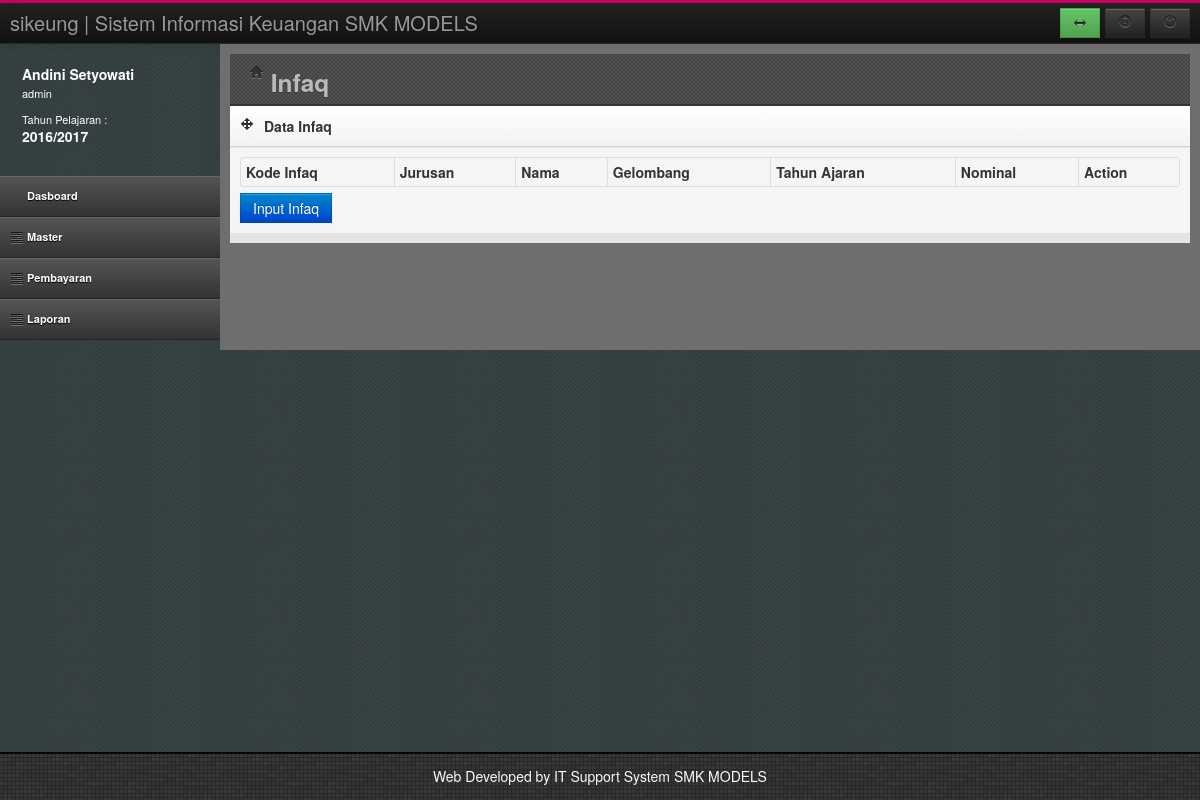
Page /index.php?page=infaq (signed in) on the earlier database version.
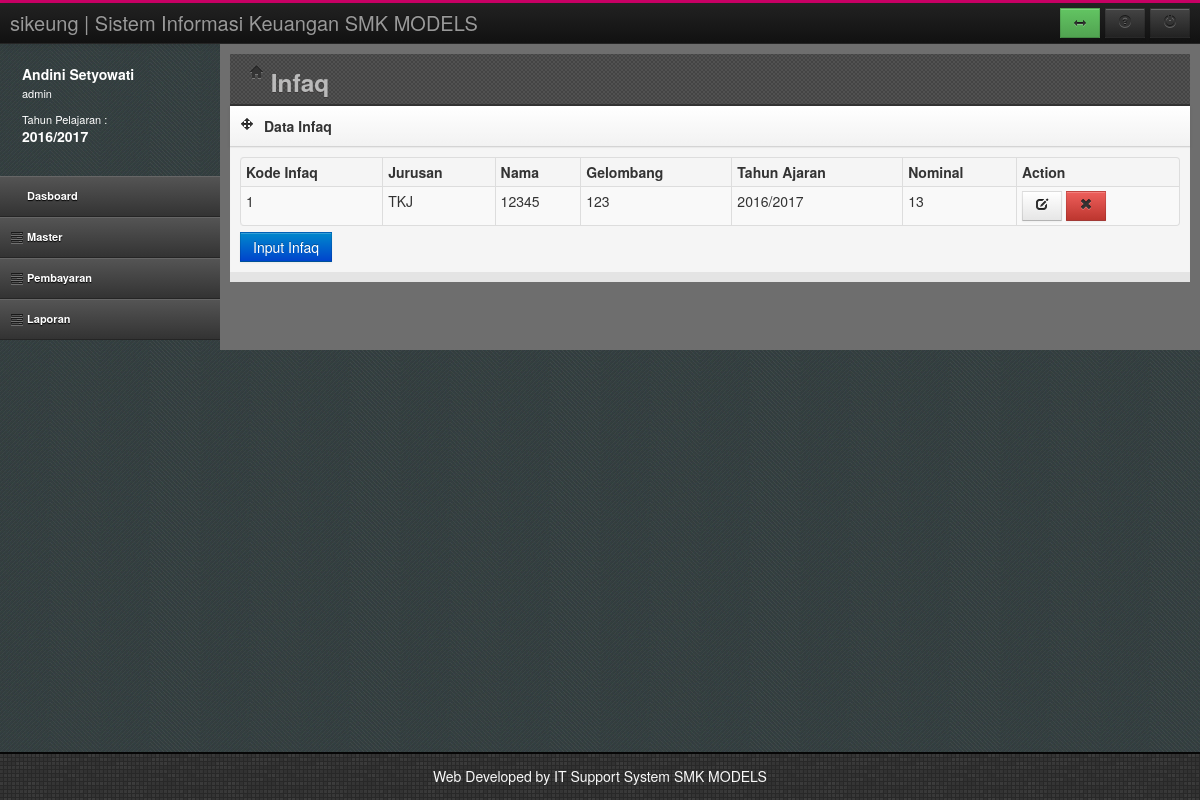
Same page on the later database version.
### tables this page shows
CREATE TABLE `danainfaq` (
  `kodedanainfaq` int(11) NOT NULL AUTO_INCREMENT,
  `Kode_Jur` int(11) DEFAULT NULL,
  `Nama` varchar(50) DEFAULT NULL,
  `Gelombang` varchar(15) DEFAULT NULL,
  `TahunAjaran` varchar(11) DEFAULT NULL,
  `Nominal` int(11) DEFAULT NULL,
  PRIMARY KEY (`kodedanainfaq`)
);

CREATE TABLE `jurusan` (
  `KODE_JUR` int(11) NOT NULL AUTO_INCREMENT,
  `NAMA_JUR` varchar(50) DEFAULT NULL,
  PRIMARY KEY (`KODE_JUR`)
);

### infaq.php (the view, shortened to what this page needs)
<header class="head">
	<div class="main-bar">
		<h3><i class="icon-home"></i> Infaq</h3>
	</div>
</header>
<div class="row-fluid">
	<div class="span12">
		<div class="box">
			<header>
				<div class="icons"><i class="icon-move"></i></div>
				<h5>Data Infaq</h5>
			</header>
			<div id="collapse4" class="body">
				<table id="dataTable" class="table table-bordered table-condensed table-hover table-striped">
					<thead>
						<tr>
							<th>Kode Infaq</th>
							<th>Jurusan</th>
                            <th>Nama</th>
                            <th>Gelombang</th>
							<th>Tahun Ajaran</th>
                            <th>Nominal</th>
							<th>Action</th>
						</tr>
					</thead>
					<tbody>
					<?php
					$sql = "SELECT a.kodedanainfaq,b.NAMA_JUR,a.Nama,a.Gelombang,a.TahunAjaran,a.Nominal
                                        FROM danainfaq a, jurusan b
                                        WHERE a.Kode_Jur = b.KODE_JUR and a.TahunAjaran='$TahunAktif'";
					$rw=mysql_query($sql);
					while($rs=mysql_fetch_array($rw))
					{
					?>
						<tr>
							<td><?php echo $rs[0]; ?></td>
							<td><?php echo $rs[1]; ?></td>
							<td><?php echo $rs[2]; ?></td>
                                                        <td><?php echo $rs[3]; ?></td>
                                                        <td><?php echo $rs[4]; ?></td>
                                                        <td><?php echo $rs[5]; ?></td>
							<td>
								<a href="?page=addinfaq&act=1&id=<?php echo $rs[0]; ?>"><button class="btn edit"><i class="icon-edit"></i></button></a>
								<a href="hapusinfaq.php?id=<?php echo $rs[0]; ?>"><button class="btn btn-danger remove"><i class="icon-remove"></i></button></a>
							</td>
						</tr>
					<?php
					}
					?>
					</tbody>
				</table>
				<a href="?page=addinfaq&act=0">
					<input type="submit" value="Input Infaq" class="btn btn-primary">
				</a>
			</div>
		</div>
	</div>
</div>

Differences in the rows shown:
added danainfaq: kodedanainfaq "1", Kode_Jur.NAMA_JUR "TKJ", Nama "12345", Gelombang "123", TahunAjaran "2016/2017", Nominal "13"
